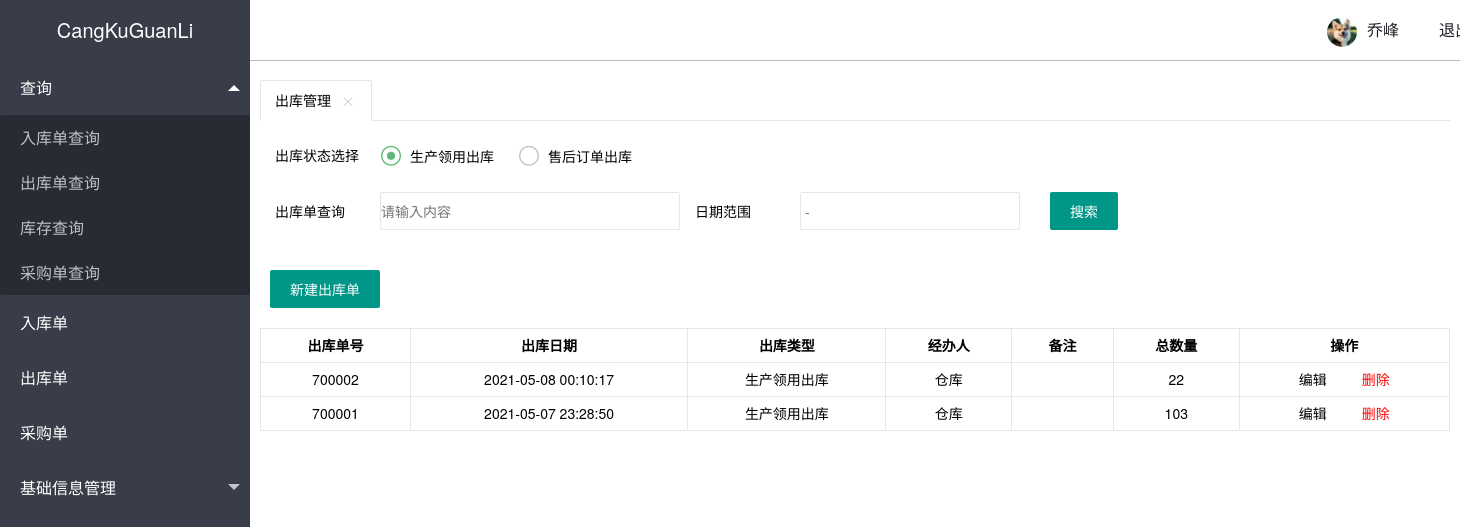
The page /admin/qf_ck_chukudan.php on the database its author committed.
### tables this page shows
CREATE TABLE IF NOT EXISTS `qf_ck_chukudan` (
  `chu_id` int(6) unsigned NOT NULL AUTO_INCREMENT,
  `chu_ku_ri_qi` datetime NOT NULL,
  `shu_liang` int(10) unsigned NOT NULL,
  `bei_zhu` varchar(30) NOT NULL,
  `jing_ban_ren` varchar(10) NOT NULL DEFAULT '仓库',
  `chu_ku_lei_xing` varchar(8) NOT NULL,
  PRIMARY KEY (`chu_id`)
);

### inc/mysql.inc.php (called while the page is built, shortened)
<?php
function execute($link,$query){
    $result=mysqli_query($link,$query);
    return $result;
}
function num($link,$sql_count){
	$result=execute($link,$sql_count);
	$count=mysqli_fetch_row($result);
	return $count[0];
}
?>

### admin/qf_ck_chukudan.php (the view, shortened to what this page needs)
<?php
include_once '../inc/mysql.inc.php';
$link=connect();
?>
<?php include '../inc/header.inc.php'?>
<form class="layui-form" action="">
  <div class="layui-form-item">
    <label class="layui-form-label">出库状态选择</label>
    <div class="layui-input-block" style="width: 300px;">
    </div>
  </div>
  <div class="layui-form-item">
    <label class="layui-form-label">出库单查询</label>
    <div class="layui-input-block-wlxc">
      <input type="text" name="title" lay-verify="title" autocomplete="off" placeholder="请输入内容" class="layui-input">
    </div>
    <div class="layui-inline">
      <label class="layui-form-label">日期范围</label>
      <div class="layui-input-inline-wlxc">
        <input type="text" class="layui-input" id="test6" placeholder=" - ">
      </div>
    </div>
        <button id="parentIframe" type="submit" class="layui-btn">搜索</button>
      <br>
  </div>
</form>
<div id="layerDemo">
      <div class="layui-btn-container">
      <button type="submit" id="chukuguanli_xinjian" class="layui-btn">新建出库单</button>
      </div>
</div>
 <table class="layui-G-table">
   <thead>
     <tr>
       <th>出库单号</th>
       <th>出库日期</th>
       <th>出库类型</th>
       <th>经办人</th>
       <th>备注</th>
       <th>总数量</th>
       <th>操作</th>
     </tr>
     <?php
     $query='select * from qf_ck_chukudan';
     $result=execute($link,$query);
     while ($data=mysqli_fetch_assoc($result)){
       $url=urlencode("qf_ck_chukudan_del.php?id={$data['chu_id']}");
       $return_url=urlencode($_SERVER['REQUEST_URI']);
       $message="确认删除出库单{$data['chu_id']}吗？";
       $delete_url="confirm.php?url={$url}&return_url={$return_url}&message={$message}";
      $query="select sum(chuku_shuliang) from qf_ck_chukudan_liebiao where chu_id={$data['chu_id']}";
      $sum_rksl=num($link,$query);
$html=<<<A
    <tr>
    <td>{$data['chu_id']}</td>
    <td>{$data['chu_ku_ri_qi']}</td>
    <td>{$data['chu_ku_lei_xing']}</td>
    <td>{$data['jing_ban_ren']}</td>
    <td>{$data['bei_zhu']}</td>
    <td>{$sum_rksl}</td>
    <td>
    <a href='qf_ck_chukudan_liebiao.php?chu_id={$data['chu_id']}'>编辑</a>&nbsp;&nbsp;&nbsp;&nbsp;&nbsp;&nbsp;&nbsp;&nbsp;</a>
    <a href='$delete_url'style=color:#f00>删除</td>
    </tr>
A;
        echo $html;
        }
     ?>
   </thead>
 </table>
<?php include '../inc/footer.inc.php'?>

### rows shown on the page
qf_ck_chukudan: chu_id "700002", chu_ku_ri_qi "2021-05-08 00:10:17", chu_ku_lei_xing "生产领用出库", jing_ban_ren "仓库", sum_rksl "22"
qf_ck_chukudan: chu_id "700001", chu_ku_ri_qi "2021-05-07 23:28:50", chu_ku_lei_xing "生产领用出库", jing_ban_ren "仓库", sum_rksl "103"

### other values the page prints
$template['title'] "出库管理"
